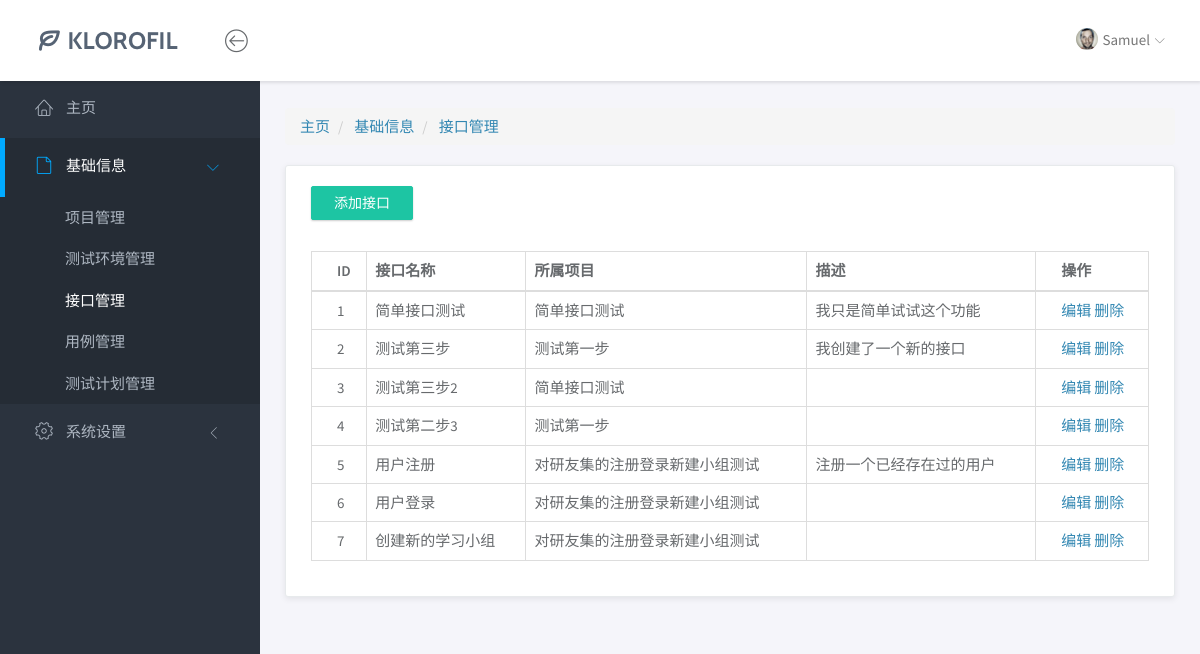
/base/interface/, run on an earlier commit of the app's database.
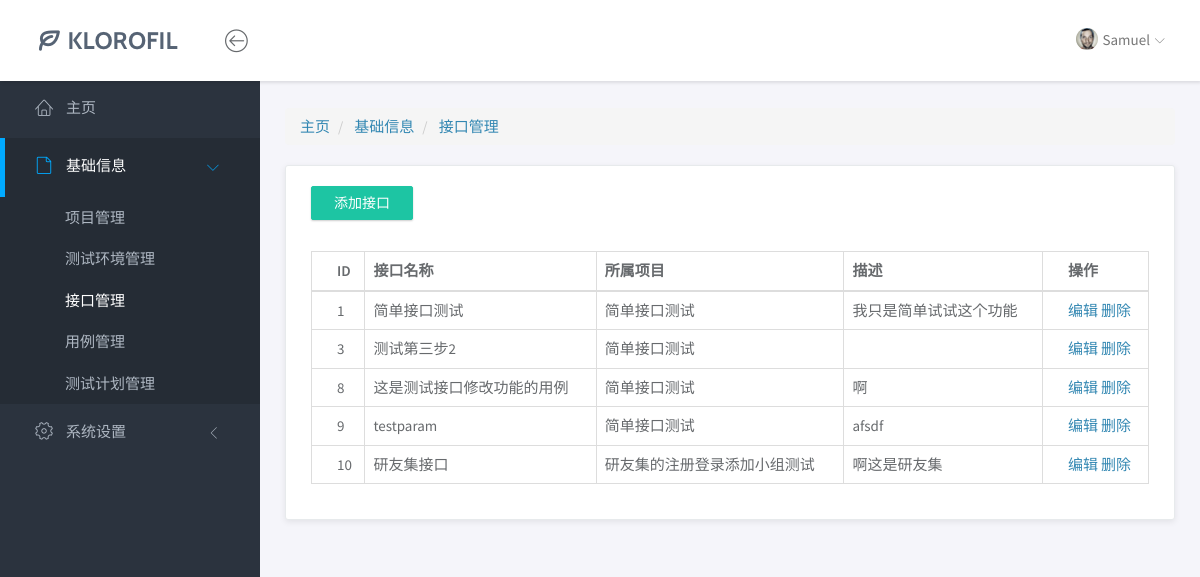
And on a later commit of the database.
### base/models.py (models this page shows, shortened)
class Interface(models.Model):
    if_id = models.AutoField(primary_key=True, null=False)    # 接口ID
    if_name = models.CharField(max_length=50)                 # 接口名称
    url = models.CharField(max_length=50)                     # 接口路径
    method = models.CharField(max_length=4)                   # 请求方法（GET/POST等）
    data_type = models.CharField(max_length=4)                # 数据类型（如JSON/XML）
    project = models.ForeignKey('Project', on_delete=models.CASCADE)  # 所属项目（外键）
    is_sign = models.IntegerField()                           # 是否需要签名（0/1标识）
    description = models.CharField(max_length=100)           # 接口描述
    request_header_param = models.TextField()                 # 请求头参数（JSON格式）
    request_body_param = models.TextField()                   # 请求体参数（JSON格式）
    response_header_param = models.TextField()                # 响应头示例（JSON格式）
    response_body_param = models.TextField()                  # 响应体示例（JSON格式)

class Project(models.Model):
    prj_id = models.AutoField(primary_key=True, null=False)   # 项目ID
    prj_name = models.CharField(max_length=50)                # 项目名称
    sign = models.ForeignKey('Sign', on_delete=models.CASCADE)  # 关联的签名信息（外键）
    description = models.CharField(max_length=100)           # 项目描述
    def __str__(self):
        return self.prj_name

### base/views/interface_views.py (the view)
# urls.py: path('interface/', interface_index),
def interface_index(request):
    if_list = Interface.objects.all()
    return render(request, "base/interface/index.html", {"if_list": if_list})

### templates/base/interface/index.html
{% extends "../../base.html" %}
{% block crumbs %}
<div class="row">
    <div class="col-md-12">
        <ol class="breadcrumb">
            <li>
                <a href="/yqjr/index">主页</a>
            </li>
            <li class="active">
                <a class="this">基础信息</a>
            </li>
            <li class="active">
                <a class="this-page">接口管理</a>
            </li>
        </ol>
    </div>
</div>
{% endblock %}
{% block body %}
<div class="row">
    <div class="col-md-12">
        <div class="panel">
            <div class="panel-heading">
                <a href="/base/interface_add/" class="btn btn-primary">添加接口</a>
            </div>
            <div class="panel-body">
                <table class="table table-bordered">
                    <thead>
                    <tr>
                        <th>ID</th>
                        <th>接口名称</th>
                        <th>所属项目</th>
                        <th>描述</th>
                        <th>操作</th>
                    </tr>
                    </thead>
                    <tbody>
                    {% for if in if_list %}
                    <tr>
                        <td>{{ if.if_id }}</td>
                        <td>{{ if.if_name }}</td>
                        <td>{{ if.project }}</td>
                        <td>{{ if.description }}</td>
                        <td>
                            <a href="/base/interface_update?if_id={{ if.if_id }}"
                               class="layui-btn layui-btn-xs" lay-event="edit">编辑</a>
                            <a href="/base/interface_delete?if_id={{ if.if_id  }}"
                               class="layui-btn layui-btn-danger layui-btn-xs" lay-event="del">删除</a>
                        </td>
                    </tr>
                    {% endfor %}
                    </tbody>
                </table>
            </div>
        </div>
    </div>
</div>
{% endblock %}

What changed in the data, as far as the page shows it:
removed Interface: if_id "2", if_name "测试第三步", project "测试第一步", description "我创建了一个新的接口"
removed Interface: if_id "4", if_name "测试第二步3", project "测试第一步"
removed Interface: if_id "5", if_name "用户注册", project "对研友集的注册登录新建小组测试", description "注册一个已经存在过的用户"
removed Interface: if_id "6", if_name "用户登录", project "对研友集的注册登录新建小组测试"
removed Interface: if_id "7", if_name "创建新的学习小组", project "对研友集的注册登录新建小组测试"
added Interface: if_id "8", if_name "这是测试接口修改功能的用例", project "简单接口测试", description "啊"
added Interface: if_id "9", if_name "testparam", project "简单接口测试", description "afsdf"
added Interface: if_id "10", if_name "研友集接口", project "研友集的注册登录添加小组测试", description "啊这是研友集"
